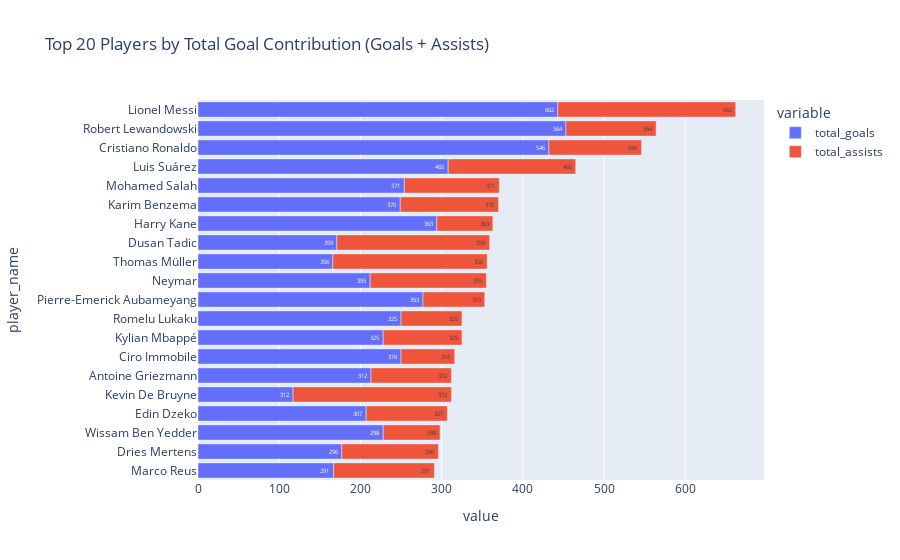

The cell this chart's notebook holds for it:
### Markdown cell above
## 2.3 Contribution for Goal <a id='per'></a>

### Code cell
presencas_novo["total_goals_assists"] = presencas_novo["total_goals"] + presencas_novo["total_assists"]
presencas_novo_goals_assists = presencas_novo.sort_values(by="total_goals_assists", ascending=False).head(20)
presencas_novo_goals_assists['total_goals_assists'] = presencas_novo_goals_assists['total_goals_assists'].astype(str)

presencas_novo_goals_assists = presencas_novo_goals_assists.sort_values(by="total_goals_assists", ascending=True)
most_20_total_goals_assists = px.bar(presencas_novo_goals_assists, x=["total_goals", "total_assists"], y='player_name', orientation='h', title="Top 20 Players by Total Goal Contribution (Goals + Assists)" , text="total_goals_assists")
most_20_total_goals_assists.show()

### Figure 1 — Plotly figure (JSON) as saved in the notebook; plotly's stock layout.template omitted (floating-point values rounded to 4 significant figures)
{"data": [{"alignmentgroup": "True", "hovertemplate": "variable=total_goals<br>value=%{x}<br>player_name=%{y}<br>total_goals_assists=%{text}<extra></extra>", "legendgroup": "total_goals", "marker": {"color": "#636efa", "pattern": {"shape": ""}}, "name": "total_goals", "offsetgroup": "total_goals", "orientation": "h", "showlegend": true, "text": ["291", "296", "298", "307", "312", "312", "316", "325", "325", "353", "355", "356", "359", "363", "370", "371", "465", "546", "564", "662"], "textposition": "auto", "type": "bar", "x": [167, 177, 228, 207, 117, 213, 250, 228, 250, 277, 212, 166, 171, 294, 249, 254, 308, 432, 453, 443], "xaxis": "x", "y": ["Marco Reus", "Dries Mertens", "Wissam Ben Yedder", "Edin Dzeko", "Kevin De Bruyne", "Antoine Griezmann", "Ciro Immobile", "Kylian Mbappé", "Romelu Lukaku", "Pierre-Emerick Aubameyang", "Neymar", "Thomas Müller", "Dusan Tadic", "Harry Kane", "Karim Benzema", "Mohamed Salah", "Luis Suárez", "Cristiano Ronaldo", "Robert Lewandowski", "Lionel Messi"], "yaxis": "y"}, {"alignmentgroup": "True", "hovertemplate": "variable=total_assists<br>value=%{x}<br>player_name=%{y}<br>total_goals_assists=%{text}<extra></extra>", "legendgroup": "total_assists", "marker": {"color": "#EF553B", "pattern": {"shape": ""}}, "name": "total_assists", "offsetgroup": "total_assists", "orientation": "h", "showlegend": true, "text": ["291", "296", "298", "307", "312", "312", "316", "325", "325", "353", "355", "356", "359", "363", "370", "371", "465", "546", "564", "662"], "textposition": "auto", "type": "bar", "x": [124, 119, 70, 100, 195, 99, 66, 97, 75, 76, 143, 190, 188, 69, 121, 117, 157, 114, 111, 219], "xaxis": "x", "y": ["Marco Reus", "Dries Mertens", "Wissam Ben Yedder", "Edin Dzeko", "Kevin De Bruyne", "Antoine Griezmann", "Ciro Immobile", "Kylian Mbappé", "Romelu Lukaku", "Pierre-Emerick Aubameyang", "Neymar", "Thomas Müller", "Dusan Tadic", "Harry Kane", "Karim Benzema", "Mohamed Salah", "Luis Suárez", "Cristiano Ronaldo", "Robert Lewandowski", "Lionel Messi"], "yaxis": "y"}], "layout": {"barmode": "relative", "legend": {"title": {"text": "variable"}, "tracegroupgap": 0}, "title": {"text": "Top 20 Players by Total Goal Contribution (Goals + Assists)"}, "xaxis": {"anchor": "y", "domain": [0, 1], "title": {"text": "value"}}, "yaxis": {"anchor": "x", "domain": [0, 1], "title": {"text": "player_name"}}}}
